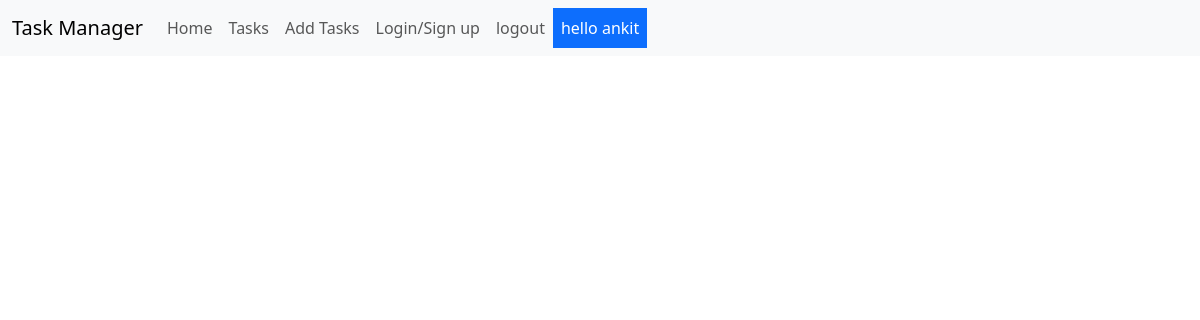
The app's page /tasks/ (signed in), older data.
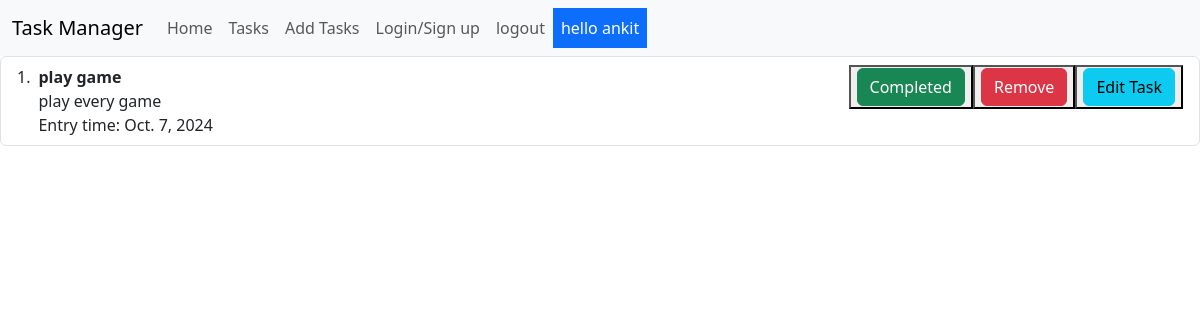
The same page, newer data.
### tasks/models.py (models this page shows, shortened)
class Tasks(models.Model):
    user = models.ForeignKey(User, on_delete = models.CASCADE, null = True)
    id = models.AutoField(primary_key=True)
    name = models.TextField(max_length=50)
    description = models.TextField(max_length=500)
    registeredtime = models.DateField(auto_now_add=True)

### tasks/views.py (the view)
# urls.py: path('tasks/', views.viewTasks, name = "tasks"),
@login_required(login_url="/login/")
def viewTasks(request):
   taskmodel = Tasks.objects.filter(user=request.user)
   alltasks = {
      "tasks" : taskmodel
   }
   return render(request, "tasks.html", alltasks)

### tasks/templates/tasks.html (shortened to what this page needs)
<!doctype html>
<html lang="en">
  <head>
    <link href="https://cdn.jsdelivr.net/npm/bootstrap@5.3.3/dist/css/bootstrap.min.css" rel="stylesheet">
  </head>
  <body>
    <nav class="navbar navbar-expand-lg bg-body-tertiary">
        <div class="container-fluid">
          <a class="navbar-brand" href="#">Task Manager</a>
          <div class="collapse navbar-collapse" id="navbarNav">
            <ul class="navbar-nav">
              <li class="nav-item">
                <a class="nav-link" href="/home/">Home</a>
              </li>
              <li class="nav-item">
                <a class="nav-link" href="/tasks/">Tasks</a>
              </li>
              <li class="nav-item">
                <a class="nav-link" href="/addtasks/">Add Tasks</a>
              </li>
              <li class="nav-item">
                <a class="nav-link" href="/register/">Login/Sign up</a>
              </li>
              <li class="nav-item">
                <a class="nav-link" href="/logout/">logout</a>
              </li>
              <div class="d-inline p-2 text-bg-primary">hello {{request.user.username}}</div>
            </ul>
          </div>
        </div>
      </nav>
      <ol class="list-group list-group-numbered">
        {% for task in tasks%}
        <li class="list-group-item d-flex justify-content-between align-items-start">
          <div class="ms-2 me-auto">
            <div class="fw-bold">{{task.name}}</div>
            {{task.description}} <br>Entry time: {{task.registeredtime}}
          </div>
          <button><a type="button" class="btn btn-success" href="/completetasks/{{task.id}}/">Completed</a></button>
          <button><a href="/deletetasks/{{task.id}}/" class="btn btn-danger">Remove</a></button>
          <button><a type="button" class="btn btn-info" href="/edit/{{task.id}}/">Edit Task</a></button>
        </li>
        {% endfor %}
      </ol>
  </body>
</html>

Row changes from the older to the newer data that the page shows:
added Tasks: name "play game", description "play every game", registeredtime "Oct. 7, 2024"
